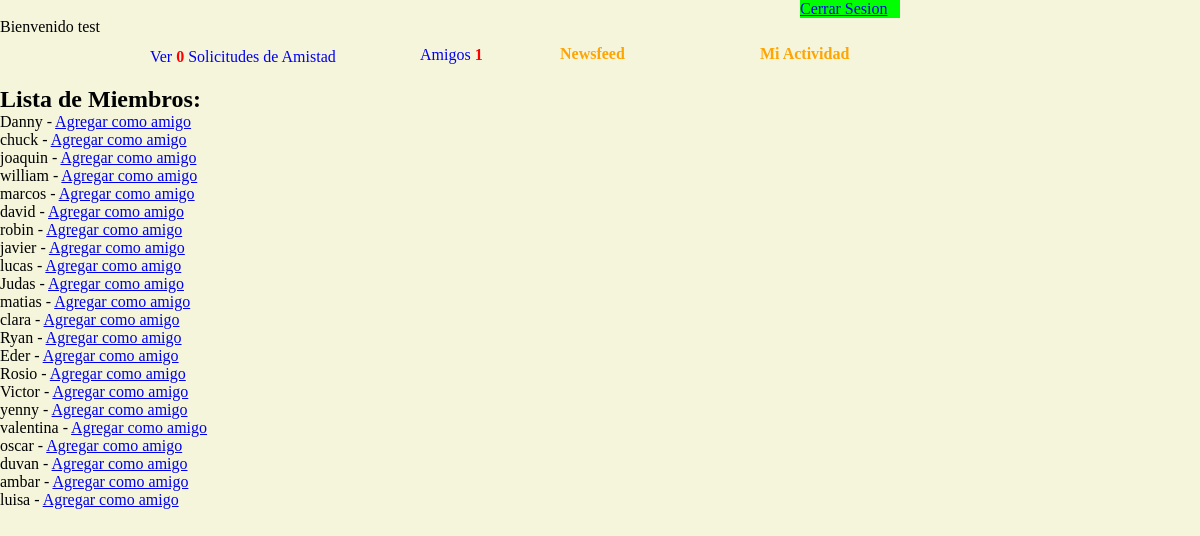
/index.php (signed in), run on the app's committed database.
### tables this page shows
CREATE TABLE IF NOT EXISTS `site_members` (
  `id` int(11) NOT NULL AUTO_INCREMENT,
  `username` varchar(255) NOT NULL,
  `password` varchar(11) NOT NULL,
  `fotoperfil` varchar(255) NOT NULL,
  `fotoportada` varchar(255) NOT NULL,
  PRIMARY KEY (`id`)
);

### conexionamigos.php (the view, shortened to what this page needs)
<?php
@$session = $_SESSION["logged"];
 echo  "<link rel='stylesheet' href='css/estilo.css' /> ";
 echo  '<link rel="stylesheet" href="css/ventanamodal.css" />';
Class Solicitudamistad
{
function nombreusuario ()
{
   global $session;
   $consulta =" SELECT username FROM site_members  WHERE id = ' ".$session." ' ";
   $query = mysql_query($consulta);
   $rows = mysql_num_rows($query);
   if ($rows > 0)
   {
         while ($fila = mysql_fetch_array( $query) )
	       {
		        echo "Bienvenido ". $fila[ 'username' ];
		   }
   }
}
function contarsolicitud()
{
	global $session;
	$consulta = " SELECT count(*) sender
                  FROM friendship_requests
                  WHERE recipient = '".$session."'
	            ";
	$query = mysql_query($consulta);
	$row = mysql_num_rows($query);
    if($row > 0)
	{
		while($fila = mysql_fetch_array($query))
		{
		 echo	"<a  style=' position:absolute; margin:30px 0px 0px 50px; text-decoration:none; '  href='aceptaramigos.php'>";
		 echo   " <span>Ver</span> <strong style='color:red;'>".$fila['sender']."</strong> <span> Solicitudes de Amistad </span> </a> <br /> ";
		}
	}
}
function listarmiembros ()
 {
  global $session;
  echo "<h2 style='postion:relative; margin-top:50px; '>Lista de Miembros:</h2>";
  $query = mysql_query("SELECT * FROM site_members  WHERE id != '" .$session. "'");
  while($row = mysql_fetch_array($query))
  {
    $yaamigo = false;
    echo @$row["username"];
    $_query = mysql_query("SELECT * FROM friendship_requests WHERE sender = '" .$session. "' AND recipient = '" .$row["id"]. "'");
    if(mysql_num_rows($_query) > 0)
	{
       echo " - solicitud de amistad enviada.";
    }
	elseif($yaamigo == false )
	     {
            echo " - <a href=\"".$_SERVER["PHP_SELF"]."?add=".$row["id"]. "\">Agregar como amigo</a>";
         }
	    else {
               echo " - Ya son amigos.";
              }
	 }
}
function contaramigos ()
{
	global $session;
	$consultaconteo = "SELECT count(*) amigos
	                   FROM amigos
	                   WHERE usuario = '".$session."' ";
	$queryconteoamigos = mysql_query($consultaconteo);
    $rowconteo = mysql_num_rows($queryconteoamigos);
	if($rowconteo > 0 )
	{
		while ($filasconteoamigos = mysql_fetch_assoc ($queryconteoamigos))
		{
		echo "<p  style='text-decoration:none;  position:absolute;   margin:10px 0px 0px 370px '>";
	     echo	"<a  style=' position:relative; margin:20px 0px 0px 50px; text-decoration:none; '  href='veramigos.php'>";
		 echo   " <span>Amigos</span> <strong style='color:red;'>".$filasconteoamigos['amigos']."</strong>  </a> <br / > </p>  ";
		}
	}
}
}
?>

### index.php (shortened to what this page needs)
<?php
include ("conexionamigos.php");
if(!isset($_SESSION["logged"]))
{
  if(isset($_POST["username"]) && ($_POST['password']))
  {
    $query = mysql_query("SELECT id FROM site_members WHERE username = '".$_POST["username"]."' AND  password = '". $_POST["password"]."' ");
    if(mysql_num_rows($query) > 0)
	{
      $row = mysql_fetch_array($query);
      $_SESSION["logged"] = $row["id"];
      header("Location: " . $_SERVER["PHP_SELF"]);
    }
  }
  else
  {
    echo("<!DOCTYPE HTML>
	<html lang='en-US'>
	<head>
		<meta charset='UTF-8'>
		<title></title>
	</head>
	<body>
		 <fieldset style='width:380px; position: relative; margin:10px auto;'>
		  <legend style=''>The Facebook </legend>
			<form method=\"POST\">
                 <input type=\"text\" name=\"username\" placeholder=\"Nombre\">
	             <input type=\"password\" name=\"password\" placeholder=\"Contraseña\"> <br />
                 <input style='border-radius:4px; border:1px solid #ccc; position: relative; margin:6px 0px 0px 40px; ' type=\"submit\" name=\"submit\">
           </form>
	    </fieldset>
	</body>
	</html>");
  }
}
else {
echo "<div style='width:100px; height:auto; position:relative; margin: 0 800px; background-color:lime;'><a href='logout.php'>Cerrar Sesion</a></div>";
$amistad = new Solicitudamistad();
$amistad->nombreusuario();
$amistad->contarsolicitud();
$amistad->contaramigos();
    echo "<a  style=' position:absolute; text-decoration: none; color: orange; font-weight:bold; margin:9px 0px 0px 560px; '  href='newsfeed.php'>Newsfeed </a> ";
    echo "<a  style=' position:absolute; text-decoration: none; color: orange; font-weight:bold; margin:9px 0px 0px 760px; '  href='allactivity.php'>Mi Actividad</a> ";
$amistad->listarmiembros();
}
?>

### css/ventanamodal.css (style rules this page uses)
* { margin: 0; padding: 0; }

### data on the page
site_members: username "test"
site_members: username "Danny"
site_members: username "chuck"
site_members: username "joaquin"
site_members: username "william"
site_members: username "marcos"
site_members: username "david"
site_members: username "robin"
site_members: username "javier"
site_members: username "lucas"
site_members: username "Judas"
site_members: username "matias"
site_members: username "clara"
site_members: username "Ryan"
site_members: username "Eder"
site_members: username "Rosio"
site_members: username "Victor"
site_members: username "yenny"
site_members: username "valentina"
site_members: username "oscar"
site_members: username "duvan"
site_members: username "ambar"
site_members: username "luisa"

### other printed values
$fila['sender'] "0"
$filasconteoamigos['amigos'] "1"
